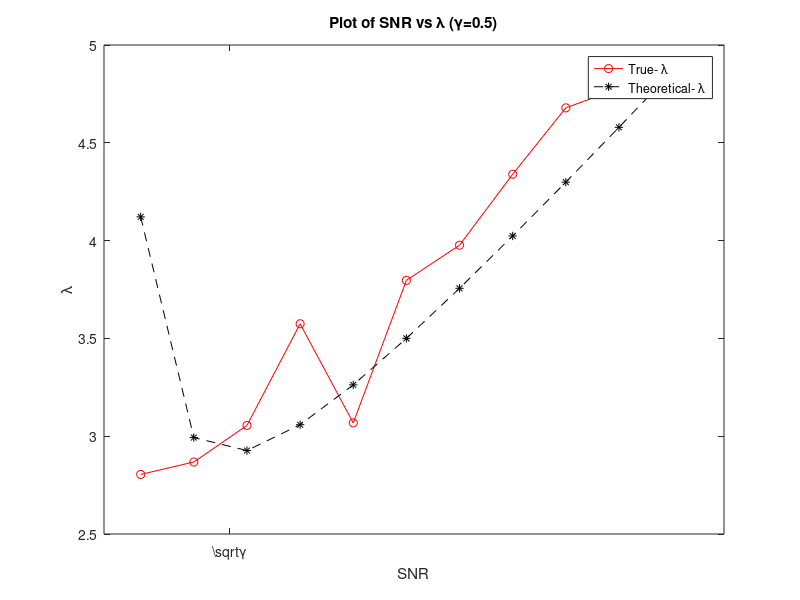
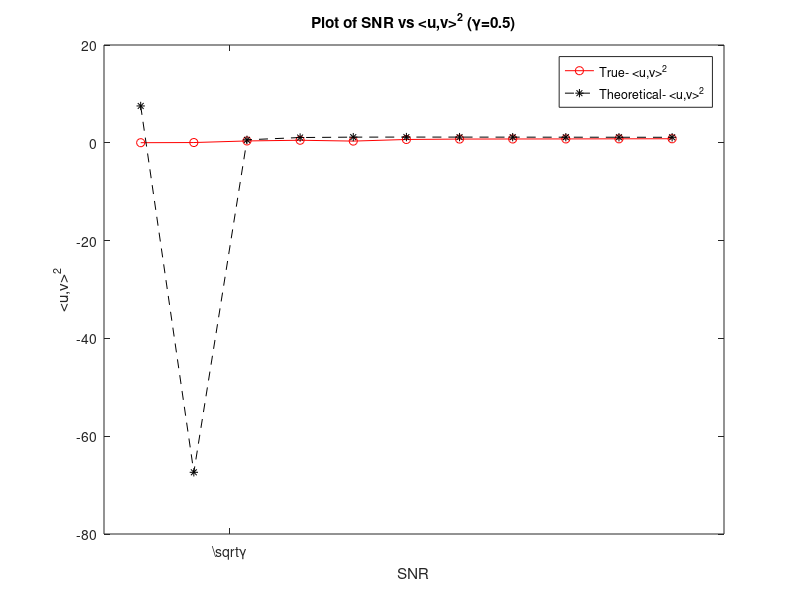

The MATLAB script that drew these images, in order:

clear; clc;

gamma1=0.5;
sigma=1;
p=100;
n=p/gamma1;
lambda0=sqrt(gamma1)-gamma1:(6*gamma1)/10:sqrt(gamma1)+(5*gamma1);
% lambda0=sqrt(gamma1)-1:(6)/10:sqrt(gamma1)+5;

true_lambda=zeros(1,length(lambda0));
theo_lambda=zeros(1,length(lambda0));

true_u_t_v=zeros(1,length(lambda0));
theo_u_t_v=zeros(1,length(lambda0));
uut=zeros(p,p);
uut(1,1)=1;
u=zeros(p,1);
u(1)=1;

for i=1:length(lambda0)
    Sn=0;
    for j=1:n
       xi=sqrtm(eye(p)+lambda0(i)*uut)*randn(p,1);
       Sn=Sn+(xi*xi');
    end
    Sn=Sn/n;
    [V,D] = eig(Sn);
    d=diag(D);
    [emax,idx]=max(d);
    true_lambda(i)=emax;
    theo_lambda(i)=(1+lambda0(i))*(1+(gamma1/lambda0(i)));
    true_u_t_v(i)=(u'*V(:,idx)).^2;
    theo_u_t_v(i)=(1-(gamma1/(lambda0(i))^2))/(1-gamma1/lambda0(i));
end

figure(1)
plot(lambda0,true_lambda,'r-o')
hold on
plot(lambda0,theo_lambda,'k--*')
hold off
legend('True- \lambda', 'Theoretical- \lambda')
xlabel('SNR')
ylabel('\lambda')
% xticks([sqrt(gamma)-gamma sqrt(gamma) sqrt(gamma)+gamma sqrt(gamma)+5*gamma])
% xticklabels({'$\sqrt(\gamma)-\gamma$','$\sqrt(\gamma)$','$\sqrt(\gamma)+\gamma$','$\sqrt(\gamma)+5\gamma$','interpreter','latex'})

xticks([sqrt(gamma1)])
xticklabels({'\sqrt{\gamma}'})

title('Plot of SNR vs \lambda (\gamma=0.5)')

figure(2)
plot(lambda0,true_u_t_v,'r-o')
hold on
plot(lambda0,theo_u_t_v,'k--*')
hold off
legend('True- <u,v>^2', 'Theoretical- <u,v>^2')
xlabel('SNR')
ylabel('<u,v>^2')
% xticks([sqrt(gamma)-gamma sqrt(gamma) sqrt(gamma)+gamma sqrt(gamma)+5*gamma])
% xticklabels({'\sqrt(\gamma)-\gamma','\sqrt(\gamma)','\sqrt(\gamma)+\gamma','\sqrt(\gamma)+5*\gamma'})
xticks([sqrt(gamma1)])
xticklabels({'\sqrt{\gamma}'})
title('Plot of SNR vs <u,v>^2 (\gamma=0.5)')


